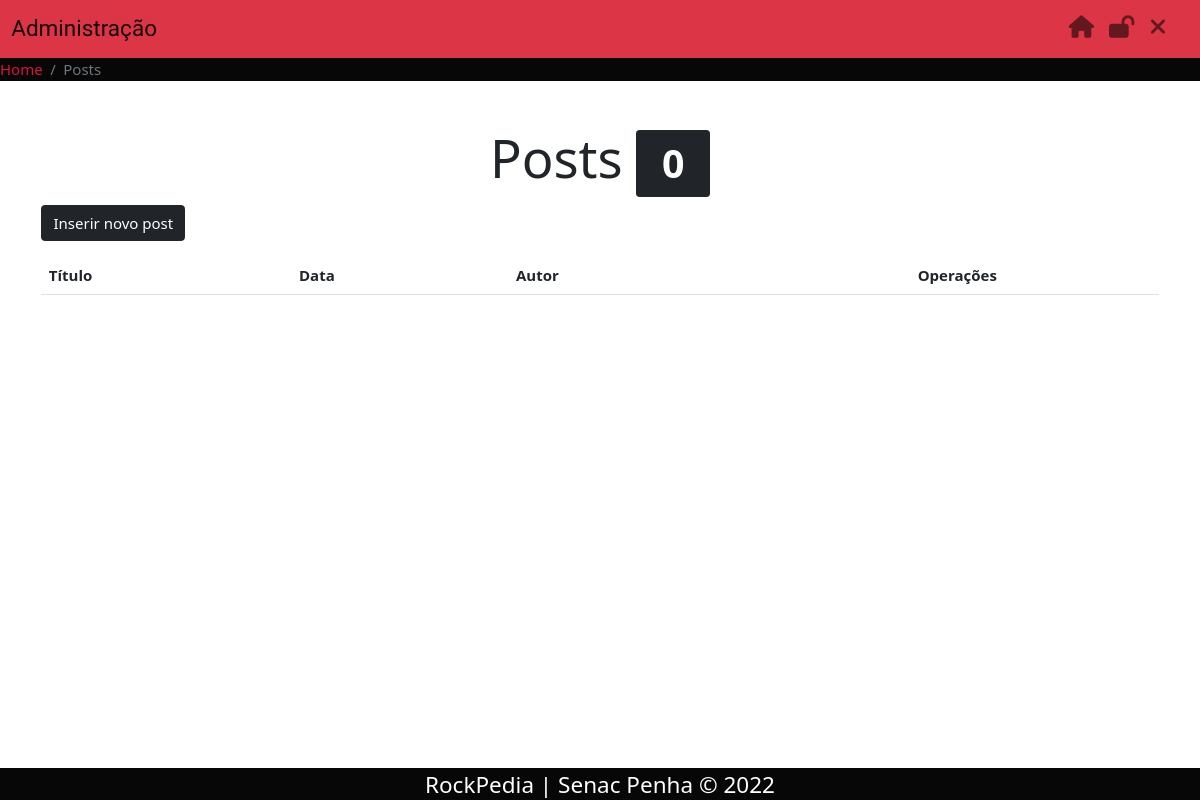
Page /admin/posts.php (signed in) on the earlier database version.
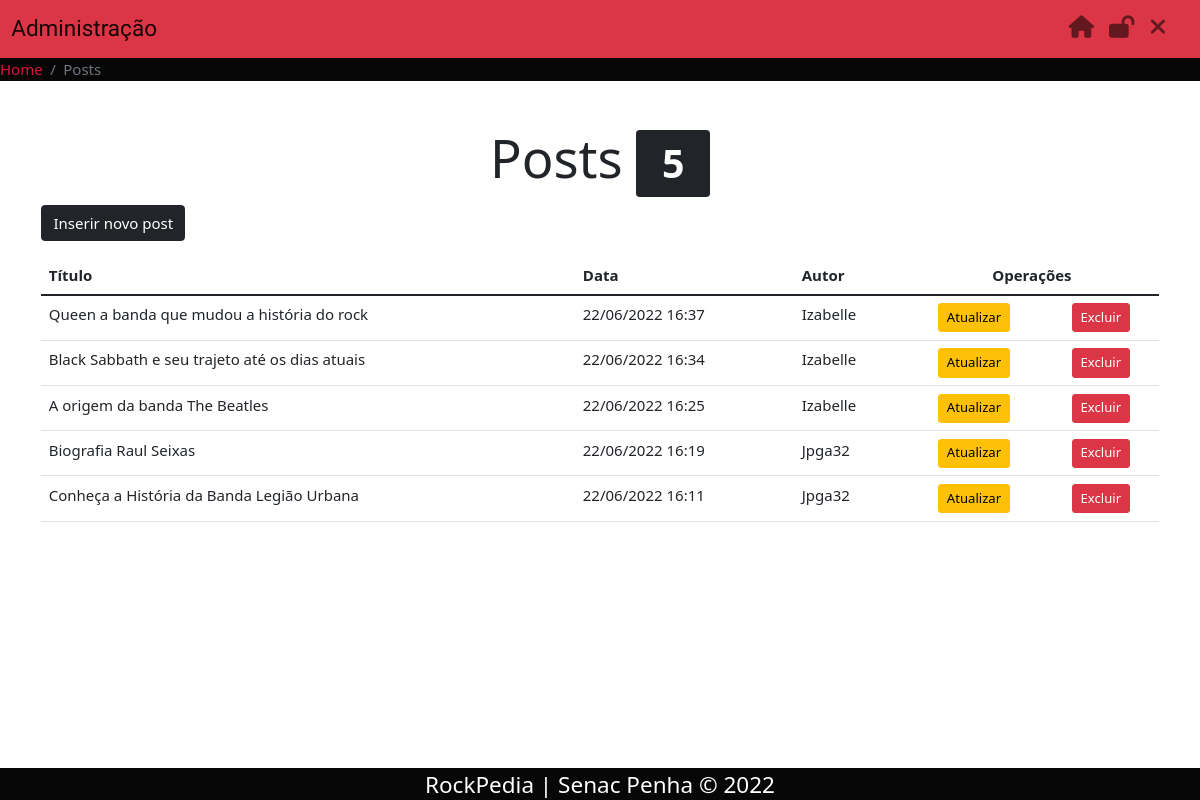
Same page on the later database version.
### tables this page shows
CREATE TABLE `posts` (
  `id` smallint(6) NOT NULL,
  `data` datetime NOT NULL DEFAULT current_timestamp(),
  `titulo` varchar(100) NOT NULL,
  `texto` text NOT NULL,
  `descricao` text NOT NULL,
  `imagem` varchar(40) NOT NULL,
  `usuario_id` smallint(6) NOT NULL
);

CREATE TABLE `usuarios` (
  `id` smallint(6) NOT NULL,
  `nome` varchar(45) NOT NULL,
  `email` varchar(40) NOT NULL,
  `senha` varchar(255) NOT NULL,
  `tipo` enum('admin','editor') NOT NULL
);

### includes/funcoes-posts.php (called while the page is built, shortened)
<?php
function lerPosts(
    mysqli $conexao,
    int $idUsuarioLogado,
    string $tipoUsuarioLogado
): array {
    if ($tipoUsuarioLogado == 'admin') {
        $sql = "SELECT posts.id, posts.titulo, posts.data,
        usuarios.nome AS autor FROM posts INNER JOIN usuarios
        ON posts.usuario_id = usuarios.id ORDER BY data DESC";
    } else {
        $sql = "SELECT id, titulo, data FROM posts
                WHERE usuario_id = $idUsuarioLogado ORDER BY data DESC";
    }
    $resultado = mysqli_query($conexao, $sql) or die(mysqli_error($conexao));
    $posts = [];
    while ($post = mysqli_fetch_assoc($resultado)) {
        array_push($posts, $post);
    }
    return $posts;
}
function formataData(string $data):string
{
    return date('d/m/Y H:i', strtotime($data));
}

### admin/posts.php (the view)
<?php
require "../includes/header-admin.php";
require "../includes/funcoes-posts.php";
$posts = lerPosts($conexao, $_SESSION['id'], $_SESSION['tipo']);
$quantidade = count($posts);
?>
<h2 class="text-center display-4">Posts <span class="badge bg-dark"><?= $quantidade ?></span></h2>
<p class="lead text-right">
    <a class="btn btn-dark" href="post-insere.php">Inserir novo post</a>
</p>
<div class="table-responsive">
    <table class="table table-hover">
        <thead class="thead-light">
            <tr>
                <th>Título</th>
                <th>Data</th>
                <?php if ($_SESSION['tipo'] == 'admin') { ?><th>Autor</th><?php } ?>
                <th colspan="2" class="text-center">Operações</th>
            </tr>
        </thead>
        <tbody>
            <?php
            foreach ($posts as $post) {
            ?>
                <tr>
                    <td> <?= $post['titulo'] ?> </td>
                    <td> <?= formataData($post['data']) ?> </td>
                    <?php if ($_SESSION['tipo'] == 'admin') { ?><td> <?= $post['autor'] ?> </td><?php } ?>
                    <td class="text-center">
                        <a class="btn btn-warning btn-sm" href="post-atualiza.php?id=<?= $post['id'] ?>">
                            Atualizar
                        </a>
                    </td>
                    <td class="text-center">
                        <a class="btn btn-danger btn-sm excluir" href="post-exclui.php?id=<?= $post['id'] ?>">
                            Excluir
                        </a>
                    </td>
                </tr>
            <?php } ?>
        </tbody>
    </table>
</div>
<?php
require "../includes/footer-admin.php";
?>

Differences in the rows shown:
added posts: titulo "Queen a banda que mudou a história do rock", data "22/06/2022 16:37", usuario.nome "Izabelle"
added posts: titulo "Black Sabbath e seu trajeto até os dias atuais", data "22/06/2022 16:34", usuario.nome "Izabelle"
added posts: titulo "A origem da banda The Beatles", data "22/06/2022 16:25", usuario.nome "Izabelle"
added posts: titulo "Biografia Raul Seixas", data "22/06/2022 16:19", usuario.nome "Jpga32"
added posts: titulo "Conheça a História da Banda Legião Urbana", data "22/06/2022 16:11", usuario.nome "Jpga32"
Other differences:
$quantidade: "0" → "5"
